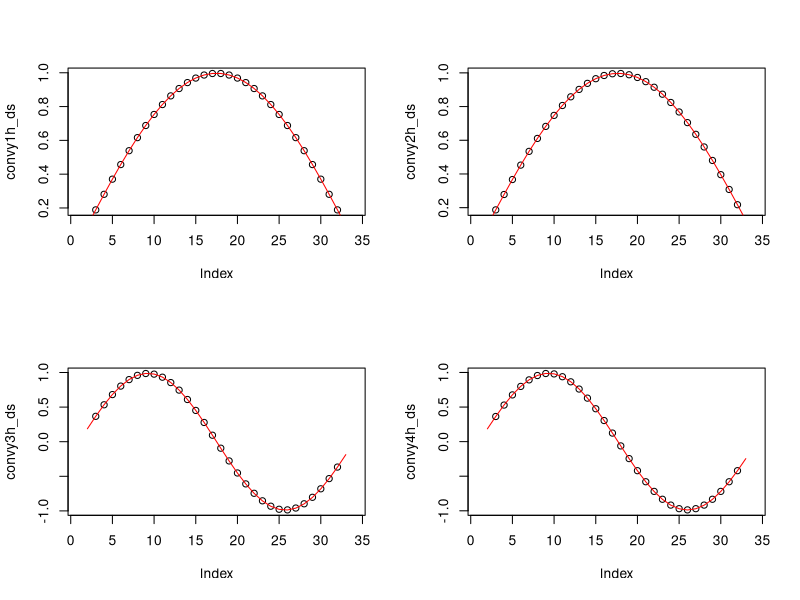

The R source for this figure:
#43794
#N = 100;
N <- 100
#dsfactor = 3;
dsfactor <- 3
#H = dsfactor*3;
H <- dsfactor * 3
#x = linspace(0,10,N);
x1 <- seq(0,10,10/(N-1))
x2 <- seq(0,10*(N-1)/N,10/N)
#y = sind(18*x);
y1 <- sin(18*x1/180*pi)
y2 <- sin(18*x2/180*pi)
y3 <- sin(36*x1/180*pi)
y4 <- sin(36*x2/180*pi)
#h = ones(H,1);
h <- rep(1,H)

#convyh = conv(y,h);
convy1h <- filter(y1,h)
convy2h <- filter(y2,h)
convy3h <- filter(y3,h)
convy4h <- filter(y4,h)

downsample <- function(signal, factor) 
{
  return(signal[seq(1,length(signal), factor)])
}

#convyh_ds = downsample(convyh,dsfactor)./H;
convy1h_ds <- downsample(convy1h, dsfactor)/H
convy2h_ds <- downsample(convy2h, dsfactor)/H
convy3h_ds <- downsample(convy3h, dsfactor)/H
convy4h_ds <- downsample(convy4h, dsfactor)/H
#convyh_ds3 = conv(downsample(y,dsfactor),downsample(h,dsfactor))./(ceil(H/dsfactor));
convy1h_ds3 <- filter(downsample(y1,dsfactor), downsample(h,dsfactor))/ceiling(H/dsfactor)
convy2h_ds3 <- filter(downsample(y2,dsfactor), downsample(h,dsfactor))/ceiling(H/dsfactor)
convy3h_ds3 <- filter(downsample(y3,dsfactor), downsample(h,dsfactor))/ceiling(H/dsfactor)
convy4h_ds3 <- filter(downsample(y4,dsfactor), downsample(h,dsfactor))/ceiling(H/dsfactor)
#figure;
#plot(convyh_ds,'DisplayName','downsample(conv)','LineWidth',1);
#hold on;
#plot(convyh_ds3,'DisplayName','conv(downsample)','LineWidth',1);
#grid minor
#legend('show');
#line([0 length(convyh_ds2)],[0 0],'LineStyle','--');

par(mfrow=c(2,2))
plot(convy1h_ds)
lines(convy1h_ds3, col='red')

plot(convy2h_ds)
lines(convy2h_ds3, col='red')

plot(convy3h_ds)
lines(convy3h_ds3, col='red')

plot(convy4h_ds)
lines(convy4h_ds3, col='red')
